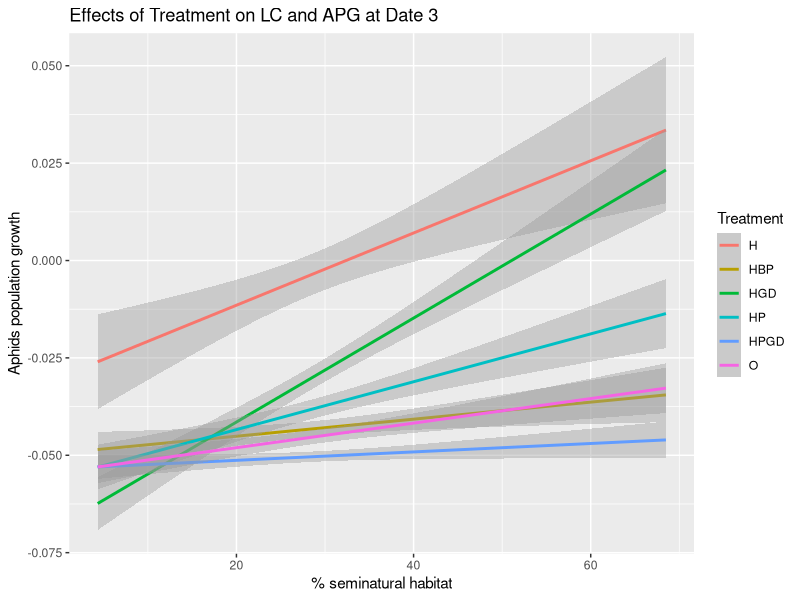

This chart was generated by the following R code:
#Date3_population growth and seminatural habitat
#import data file
library(readr)
Data1 <- read.table("Project data.csv", header = TRUE, dec = ",", sep =";")

#####################################
#select BUFF_DUST = 100
#selecting in Data 3 all the rows with buff = 100
BUFF <- Data1[Data1$BUFF_DIST =="100",] 
########################################

###dataframe for sampling date3
DATE3 <- Data1[Data1$Date == "3", ]

#calculate the aphids population growth at date3
logNaphids_D3 <- log(DATE3$aphid_live + 1) - log(DATE3$aphidsinoculated_init + 1) 
APG_D3 <- logNaphids_D3/30

#dataframe for seminatural habitat and aphids population growth at date1 
DATE3APG <- data.frame(DATE3, APG_D3)

####line graph (Figure 1B at date3)
#barplot for % Seminatural habitat and APhid population growth
library(ggplot2)
D3 <- ggplot(DATE3APG, aes(x = Pt.seminatural, y = APG_D3, color = Treatment))
D3 <- D3 + labs(x= "% seminatural habitat", y="Aphids population growth", title = "Effects of Treatment on LC and APG at Date 3")
#if scatter plot is needed
#D3 <- D3 + geom_point()
D3 <- D3 + geom_smooth(method = "lm")
print(D3)
